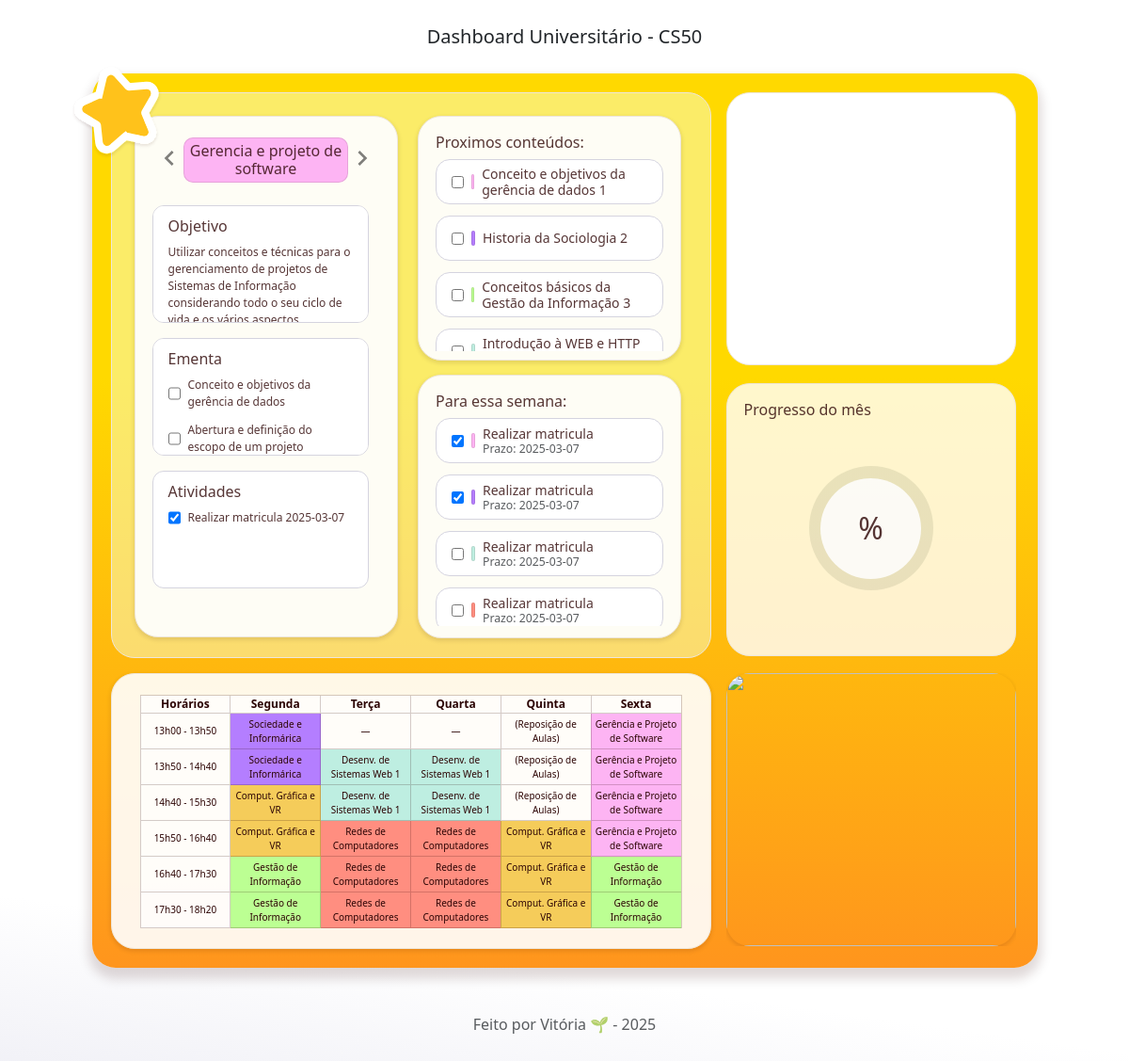
Before: / with the older database file.
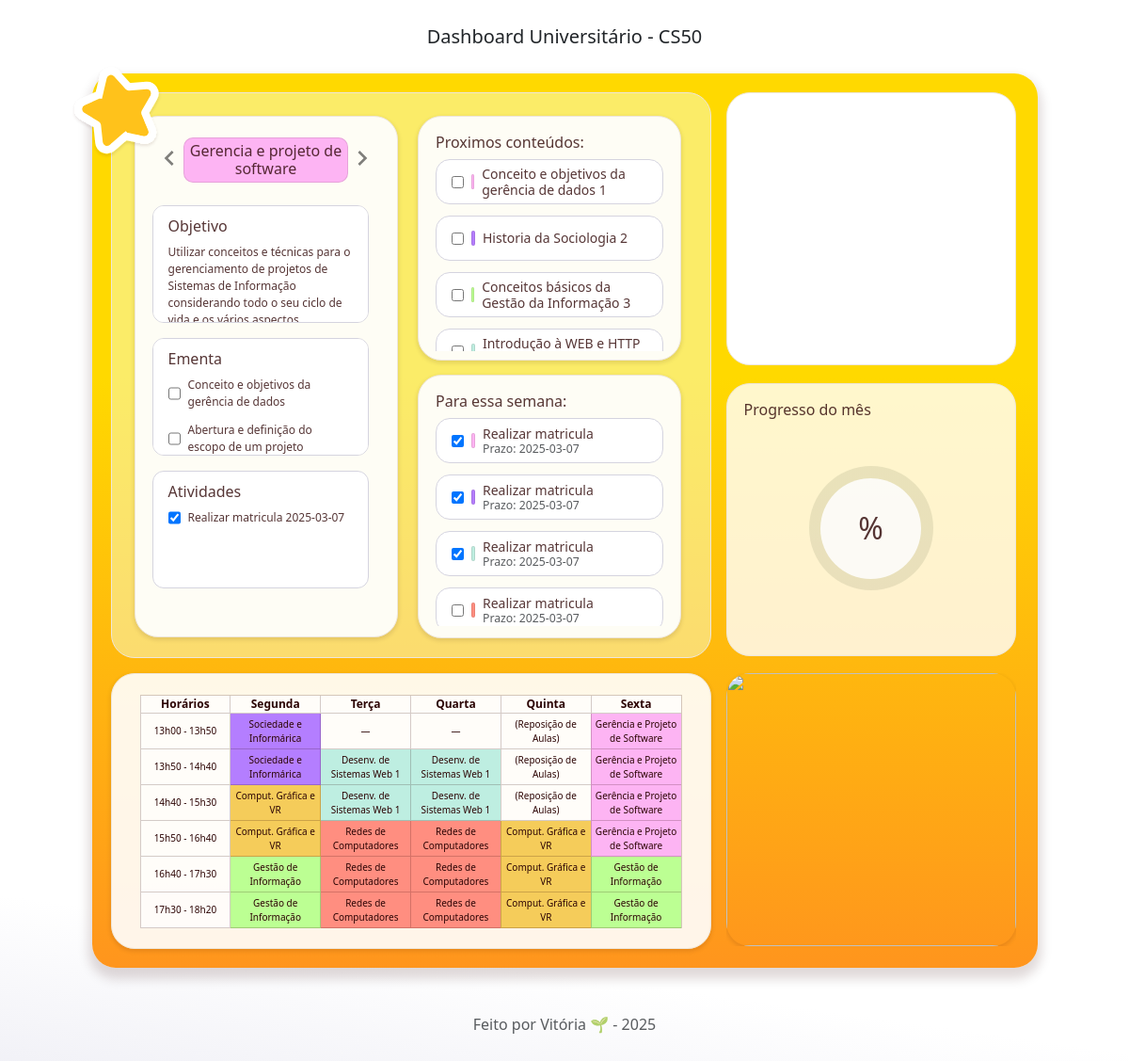
After: the same page with the newer database file.
### tables this page shows
CREATE TABLE disciplina (
    id_disciplina INTEGER PRIMARY KEY AUTOINCREMENT,
    nome TEXT,
    objetivo TEXT
);

CREATE TABLE todo (
id INTEGER PRIMARY KEY AUTOINCREMENT,
nome TEXT NOT NULL,
categoria TEXT CHECK ( categoria IN ('CON', 'ATV') ) NOT NULL,
prazo TEXT,
id_disciplina INTEGER, concluido text NOT NULL CHECK (concluido IN ('false', 'true')) DEFAULT 'false',
FOREIGN KEY (id_disciplina) REFERENCES disciplina(id)
);

### app.py (the view)
@app.route("/")
def dashboard():
    prox_conteudos = database.proximos_conteudos()
    prox_atividades = database.proximas_atividades()
    disciplinas = database.mostra_disciplinas()
    for i in range(len(disciplinas)):
        disciplinas[i]["ementa"] = database.mostra_conteudos(disciplinas[i]["id"])
        disciplinas[i]["atividades"] = database.mostra_atividades(disciplinas[i]["id"])
    return render_template("index.html", disciplinas= disciplinas, prox_conteudos=prox_conteudos, prox_atividades=prox_atividades)

### database.py (called while the page is built)
def dict_factory(cursor, row):
    fields = [column[0] for column in cursor.description]
    return {key: value for key, value in zip(fields, row)}

def mostra_disciplinas():
    connect = sqlite3.connect("dashboard.db")
    connect.row_factory = dict_factory
    cursor = connect.cursor()
    cursor.execute("SELECT id_disciplina AS id, nome, objetivo FROM disciplina")
    disciplinas = cursor.fetchall()
    connect.close()
    return disciplinas

def mostra_conteudos(id_disciplina):
    connect = sqlite3.connect("dashboard.db")
    connect.row_factory = dict_factory
    cursor = connect.cursor()
    cursor.execute(
        '''
        SELECT id, nome, concluido FROM todo
        WHERE categoria = 'CON' AND id_disciplina = ?
        ''', (id_disciplina,))
    conteudos = cursor.fetchall()
    connect.close()
    return conteudos

def mostra_atividades(id_disciplina):
    connect = sqlite3.connect("dashboard.db")
    connect.row_factory = dict_factory
    cursor = connect.cursor()
    cursor.execute(
        '''
        SELECT id, nome, concluido, prazo, id_disciplina as disciplina FROM todo
        WHERE categoria = 'ATV' AND disciplina = ?
        ''', (id_disciplina,))
    atividades = cursor.fetchall()
    connect.close()
    return atividades

def proximos_conteudos():
    connect = sqlite3.connect("dashboard.db")
    connect.row_factory = dict_factory
    cursor = connect.cursor()
    cursor.execute(
        '''
        SELECT id, nome, concluido, id_disciplina AS disciplina FROM todo
        WHERE categoria = 'CON' AND concluido = 'false'
        GROUP BY id_disciplina
        ''')
    prox_conteudos = cursor.fetchall()
    connect.close()
    return prox_conteudos

def proximas_atividades():
    connect = sqlite3.connect("dashboard.db")
    connect.row_factory = dict_factory
    cursor = connect.cursor()
    hoje = datetime.today().strftime('%Y-%m-%d')
    cursor.execute(
        '''
        SELECT id, nome, prazo, concluido, id_disciplina AS disciplina FROM todo
        WHERE julianday(prazo) - julianday(?) BETWEEN 0 AND 7
        ORDER BY prazo
        ''', (hoje,))
    prox_atividades = cursor.fetchall()
    connect.close()
    return prox_atividades

### templates/index.html (shortened to what this page needs)
<!DOCTYPE html>
<html lang="pt-br">
  <head>
    <link
      href="https://cdn.jsdelivr.net/npm/bootstrap@5.3.3/dist/css/bootstrap.min.css"
      rel="stylesheet"
    />
    <link rel="stylesheet" href="/static/style.css" />
  </head>
  <body>
    <p class="d-flex justify-content-center m-4 lead">Dashboard Universitário - CS50</p>
    <div class="wrapper d-flex gap-3">
      <div class="d-grid gap-3">
        <div class="main-area">
          <div id="carrossel-disciplina" class="carousel">
            <div class="carousel-inner">
              <button
                class="carousel-control-prev"
                type="button"
                data-bs-target="#carrossel-disciplina"
                data-bs-slide="prev"
              >
                <span
                  class="carousel-control-prev-icon"
                  aria-hidden="true"
                ></span>
              </button>
              <button
                class="carousel-control-next"
                type="button"
                data-bs-target="#carrossel-disciplina"
                data-bs-slide="next"
              >
                <span
                  class="carousel-control-next-icon"
                  aria-hidden="true"
                ></span>
              </button>
              {% for disciplina in disciplinas %}
              <div class="carousel-item">
                <h6 class="titulo-disciplina disciplina{{disciplina.id}}">
                  {{disciplina.nome}}
                </h6>
                <div class="conteudos">
                  <div>
                    <h6>Objetivo</h6>
                    <p>{{disciplina.objetivo}}</p>
                  </div>
                  <div>
                    <h6>Ementa</h6>
                    <ul>
                      {% for conteudo in disciplina.ementa %}
                      <li>
                        <input
                          id="{{conteudo.id}}"
                          type="checkbox"
                          value="{{conteudo.concluido}}"
                          onchange="atualizaTodo(this)"
                        />
                        <p>{{conteudo.nome}}</p>
                      </li>
                      {% endfor %}
                    </ul>
                  </div>
                  <div>
                    <h6>Atividades</h6>
                    <ul>
                      {% for atividade in disciplina.atividades %}
                      <li>
                        <input
                          id="{{atividade.id}}"
                          type="checkbox"
                          value="{{atividade.concluido}}"
                          onchange="atualizaTodo(this)"
                        />
                        <p>{{atividade.nome}} {{atividade.prazo}}</p>
                      </li>
                      {% endfor %}
                    </ul>
                  </div>
                </div>
              </div>
              {% endfor %}
            </div>
          </div>
          <div id="proximos-conteudos">
            <h6>Proximos conteúdos:</h6>
            <ul>
              {% for conteudo in prox_conteudos %}
              <li>
                <input
                  id="{{conteudo.id}}"
                  type="checkbox"
                  value="{{conteudo.concluido}}"
                  onchange="atualizaTodo(this)"
                />
                <div
                  class="linha-vertical disciplina{{conteudo.disciplina}}"
                ></div>
                <p class="lh-sm">{{conteudo.nome}} {{conteudo.disciplina}}</p>
              </li>
              {% endfor %}
            </ul>
          </div>
          <div id="proximas-atividades">
            <h6>Para essa semana:</h6>
            <ul>
              {% for atividade in prox_atividades %}
              <li>
                <input
                  id="{{atividade.id}}"
                  type="checkbox"
                  value="{{atividade.concluido}}"
                  onchange="atualizaTodo(this)"
                />
                <div
                  class="linha-vertical disciplina{{atividade.disciplina}}"
                ></div>
                <div class="lh-sm">
                  <p>{{atividade.nome}}</p>
                  <p class="text-muted small">Prazo: {{atividade.prazo}}</p>
                </div>
              </li>
              {% endfor %}
            </ul>
          </div>
          <img class="estrela" width="100" height="100" src="/static/icons/Star 1.svg" >
        </div>
        <div class="horario">
          <table id="horario" class="table table-bordered">
            <thead>
              <tr>
                <th scope="col">Horários</th>
                <th scope="col">Segunda</th>
                <th scope="col">Terça</th>
                <th scope="col">Quarta</th>
                <th scope="col">Quinta</th>
                <th scope="col">Sexta</th>
              </tr>
            </thead>
            <tbody>
              <tr>
                <td>13h00 - 13h50</td>
                <td class="disciplina2">Sociedade e Informárica</td>
                <td>&#8213;</td>
                <td>&#8213;</td>
                <td>(Reposição de Aulas)</td>
                <td class="disciplina1">Gerência e Projeto de Software</td>
              </tr>
              <tr>
                <td>13h50 - 14h40</td>
                <td class="disciplina2">Sociedade e Informárica</td>
                <td class="disciplina4">Desenv. de Sistemas Web 1</td>
                <td class="disciplina4">Desenv. de Sistemas Web 1</td>
                <td>(Reposição de Aulas)</td>
                <td class="disciplina1">Gerência e Projeto de Software</td>
              </tr>
              <tr>
                <td>14h40 - 15h30</td>
                <td class="disciplina6">Comput. Gráfica e VR</td>
                <td class="disciplina4">Desenv. de Sistemas Web 1</td>
                <td class="disciplina4">Desenv. de Sistemas Web 1</td>
                <td>(Reposição de Aulas)</td>
                <td class="disciplina1">Gerência e Projeto de Software</td>
              </tr>
              <tr>
                <td>15h50 - 16h40</td>
                <td class="disciplina6">Comput. Gráfica e VR</td>
                <td class="disciplina5">Redes de Computadores</td>
                <td class="disciplina5">Redes de Computadores</td>
                <td class="disciplina6">Comput. Gráfica e VR</td>
                <td class="disciplina1">Gerência e Projeto de Software</td>
              </tr>
              <tr>
                <td>16h40 - 17h30</td>
                <td class="disciplina3">Gestão de Informação</td>
                <td class="disciplina5">Redes de Computadores</td>
                <td class="disciplina5">Redes de Computadores</td>
                <td class="disciplina6">Comput. Gráfica e VR</td>
                <td class="disciplina3">Gestão de Informação</td>
              </tr>
              <tr>
                <td>17h30 - 18h20</td>
                <td class="disciplina3">Gestão de Informação</td>
                <td class="disciplina5">Redes de Computadores</td>
                <td class="disciplina5">Redes de Computadores</td>
                <td class="disciplina6">Comput. Gráfica e VR</td>
                <td class="disciplina3">Gestão de Informação</td>
              </tr>
            </tbody>
          </table>
        </div>
      </div>
      <div class="d-grid gap-3">
        <div class="calendario">
          <div id="calendar"></div>
        </div>
        <div id="progresso">
          <h6>Progresso do mês</h6>
          <div class="d-grid gap-3">
            <div class="progress-bar" role="progressbar" aria-live="polite"></div>
            <div class="info"></div>
          </div>
        </div>
        <div
          id="imagens"
          class="carousel slide carousel-fade"
          data-bs-ride="carousel"
        >
          <div class="carousel-inner">
            <img
              width="308px"
              height="290px"
              src="https://i.ytimg.com/vi/SQJrYw1QvSQ/maxresdefault.jpg"
              class="carousel-item active"
            />
          </div>
        </div>
      </div>
    </div>
    <footer class="d-flex justify-content-center m-5 text-muted">
      Feito por Vitória 🌱 - 2025
    </footer>
  </body>
</html>

### static/style.css (style rules this page uses)
:root { --fc-border-color: #D5D4DF; --fc-button-text-color: #2c0404cc; --fc-button-bg-color: transparent; --fc-button-border-color: transparent; --fc-button-hover-bg-color: transparent; --fc-button-hover-border-color: transparent; --fc-button-active-bg-color: transparent; --fc-button-active-border-color: transparent; --fc-event-text-color: #2c0404cc; --fc-today-bg-color: #FFD900; }
.wrapper { width: 1005px; margin: 20px auto; padding: 20px; border-radius: 25px; color:#2c0404cc; background: linear-gradient(#FFD900 34%,#FF951D); box-shadow: 0px 8px 12px 4px rgba(44, 4, 4, 0.15); }
body { font-family:system-ui, -apple-system, BlinkMacSystemFont, 'Segoe UI', Roboto, Oxygen, Ubuntu, Cantarell, 'Open Sans', 'Helvetica Neue', sans-serif; background: rgb(240,240,246); background: linear-gradient(8deg, rgba(240,240,246,1) 0%, rgba(255,255,255,1) 15%); }
p { margin: 0; }
ul { list-style-type: none; padding: 0; }
.estrela { position: absolute; top: -30px; left: -45px; }
.linha-vertical { width: 0.25rem; height: 16px; margin: auto 0; border-radius: 5px; border: 1px solid rgba(44, 4, 4, 0.1); }
.carousel-control-prev, .carousel-control-next { margin-top: 6px; align-items: flex-start; height: fit-content; }
.carousel-control-prev-icon { background-image: url("/static/icons/chevron_left_24dp_2C0404CC.svg"); }
.carousel-control-next-icon { background-image: url("/static/icons/navigate_next_24dp_2C0404CC.svg"); }
footer { margin: 0 auto; }
.disciplina1 { background-color: #fdb4f3 !important; }
.disciplina2 { background-color: #b47eff !important; }
.disciplina3 { background-color: #bcff93 !important; }
.disciplina4 { background-color: #beeee1 !important; }
.disciplina5 { background-color: #ff8e80 !important; }
.disciplina6 { background-color: #f5cc5a !important; }

Changed rows visible on the page:
changed todo (number 8 of 9 on the later page): id "☐" → "☑"
